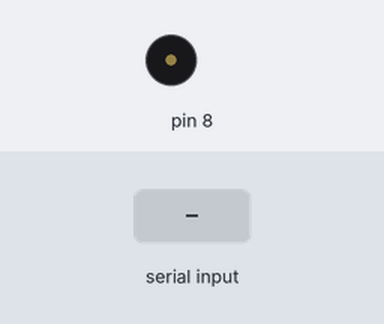
The sketch below on a simulated Arduino Uno, built with avr-gcc and run on an emulated ATmega328P. Parts: buzzer (waves = sounding). The test bench sets the inputs (shaded band).

Above: at 1.2 s.
1.3 s: byte 30 received over Serial
Timing chart, 0 to 4.3 s (numbered marks = the images above; inputs shaded):
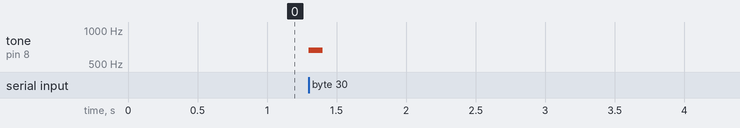

The sketch:

eek02_5_arduino_do_re_mi_Serial_begin_available_read_if_tone.ino
```cpp
// week02_5_arduino_do_re_mi_Serial_begin_available_read_if_tone
// google 我想要把 Arduino 跟Processing 結合
// 在 Processing 按下 key 1 2 3 對應 Arduino 的 Do Re Mi 使用 USB Serial
// 寫完程式，用 工具Tool-序列阜監控式窗SerialMonior來傳送 1 2 3
void setup() {
  // put your setup code here, to run once:
  Serial.begin(9600);

}

void loop() {
  if (Serial.available()){
    char c = Serial.read();
    tone(8, 523, 100); // Do 1秒
    tone(8, 523, 100); // Re 1秒
    tone(8, 659, 100); // Mi 1秒
  }
}
```

Measured:
- after the input at 1.3 s, tone on pin 8: silent → 659 Hz at once, → silent 0.10 s later
